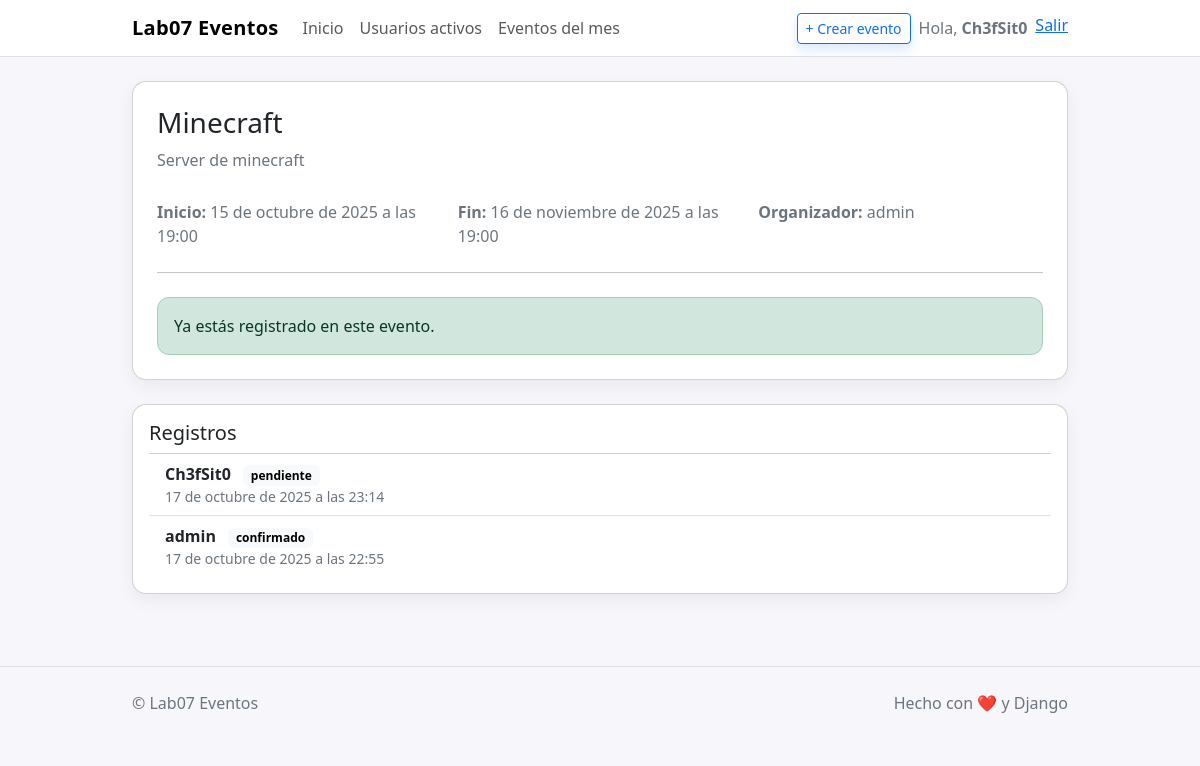
The app's page /evento/1/ (signed in) with its own data.
### eventos/models.py (models this page shows, shortened)
class Evento(models.Model):
    titulo = models.CharField(max_length=150)
    descripcion = models.TextField()
    fecha_inicio = models.DateTimeField()
    fecha_fin = models.DateTimeField()
    organizador = models.ForeignKey(User, on_delete=models.CASCADE, related_name='eventos_organizados')
    creado = models.DateTimeField(auto_now_add=True)
    class Meta:
        ordering = ["fecha_inicio"]

class RegistroEvento(models.Model):
    PENDIENTE = "pendiente"
    CONFIRMADO = "confirmado"
    CANCELADO = "cancelado"
    ESTADOS = [
        (PENDIENTE, "Pendiente"),
        (CONFIRMADO, "Confirmado"),
        (CANCELADO, "Cancelado"),
    ]
    evento = models.ForeignKey(Evento, on_delete=models.CASCADE, related_name='registros')
    usuario = models.ForeignKey(User, on_delete=models.CASCADE, related_name='registros_evento')
    fecha_registro = models.DateTimeField(auto_now_add=True)
    estado = models.CharField(max_length=20, choices=ESTADOS, default=PENDIENTE)
    class Meta:
        unique_together = ("evento", "usuario")
        ordering = ["-fecha_registro"]

### eventos/views.py (the view)
# urls.py: path('evento/<int:pk>/', views.EventoDetailView.as_view(), name='detalle'),
class EventoDetailView(DetailView):
    model = Evento
    template_name = "eventos/evento_detail.html"
    context_object_name = "evento"
    def get_context_data(self, **kwargs):
        ctx = super().get_context_data(**kwargs)
        if self.request.user.is_authenticated:
            ya_registrado = RegistroEvento.objects.filter(
                evento=self.object, usuario=self.request.user
            ).exists()
        else:
            ya_registrado = False
        ctx["ya_registrado"] = ya_registrado
        ctx["form_registro"] = RegistroEventoForm()
        ctx["registros"] = self.object.registros.select_related("usuario")
        return ctx

### templates/eventos/evento_detail.html (shortened to what this page needs)
{% extends "eventos/base.html" %}
{% block content %}
<div class="card p-4 mb-4">
  <div class="d-flex justify-content-between flex-wrap gap-2">
    <h1 class="h3 m-0">{{ evento.titulo }}</h1>
  </div>
  <p class="text-secondary mt-2 mb-1">{{ evento.descripcion }}</p>
  <div class="row text-secondary mt-2 g-3">
    <div class="col-md-4"><strong>Inicio:</strong> {{ evento.fecha_inicio }}</div>
    <div class="col-md-4"><strong>Fin:</strong> {{ evento.fecha_fin }}</div>
    <div class="col-md-4"><strong>Organizador:</strong> {{ evento.organizador.username }}</div>
  </div>
  <hr class="my-4">
  {% if user.is_authenticated %}
    {% if ya_registrado %}
      <div class="alert alert-success mb-0">Ya estás registrado en este evento.</div>
    {% else %}
      <form class="form-wrap" method="post" action="{% url 'eventos:registrarme' evento.pk %}">
        {% csrf_token %}
        {{ form_registro.as_p }}
        <button class="btn btn-primary btn-shadow" type="submit">Registrarme</button>
      </form>
    {% endif %}
  {% else %}
    <div class="alert alert-warning mb-0">
      Inicia sesión para registrarte: <a href="{% url 'login' %}" class="alert-link">Ingresar</a>
    </div>
  {% endif %}
</div>
<div class="card p-3">
  <h2 class="h5">Registros</h2>
  <ul class="list-group list-group-flush">
    {% for r in registros %}
      <li class="list-group-item d-flex justify-content-between align-items-center">
        <div>
          <strong>{{ r.usuario.username }}</strong>
          <span class="badge text-bg-light ms-2">{{ r.estado }}</span>
          <div class="small text-secondary">{{ r.fecha_registro }}</div>
        </div>
      </li>
    {% empty %}
      <li class="list-group-item text-secondary">Sin registros aún.</li>
    {% endfor %}
  </ul>
</div>
{% endblock %}

### templates/eventos/base.html (shortened to what this page needs)
<!doctype html>
<html lang="es" data-bs-theme="light">
<head>
  <link href="https://cdn.jsdelivr.net/npm/bootstrap@5.3.3/dist/css/bootstrap.min.css" rel="stylesheet">
  <link href="/static/css/base.css" rel="stylesheet">
</head>
<body>
<nav class="navbar navbar-expand-lg bg-white border-bottom sticky-top">
  <div class="container container-narrow">
    <a class="navbar-brand" href="{% url 'eventos:lista' %}">
      <strong>Lab07 Eventos</strong>
    </a>
    <div id="navMain" class="collapse navbar-collapse">
      <ul class="navbar-nav me-auto mb-2 mb-lg-0">
        <li class="nav-item"><a class="nav-link" href="{% url 'eventos:lista' %}">Inicio</a></li>
        <li class="nav-item"><a class="nav-link" href="{% url 'eventos:usuarios_activos' %}">Usuarios activos</a></li>
        <li class="nav-item"><a class="nav-link" href="{% url 'eventos:eventos_mes' %}">Eventos del mes</a></li>
      </ul>
      <ul class="navbar-nav ms-auto">
        {% if user.is_authenticated %}
          <li class="nav-item me-2">
            <a class="btn btn-outline-primary btn-sm btn-shadow" href="{% url 'eventos:crear' %}">
              + Crear evento
            </a>
          </li>
          <li class="nav-item d-flex align-items-center me-2 text-secondary">
            Hola, <strong class="ms-1">{{ user.username }}</strong>
          </li>
          <li class="nav-item">
            <form method="post" action="{% url 'logout' %}">
              <button class="linklike" type="submit" title="Salir">Salir</button>
            </form>
          </li>
        {% else %}
          <li class="nav-item"><a class="nav-link" href="{% url 'login' %}">Ingresar</a></li>
          <li class="nav-item"><a class="btn btn-primary btn-sm ms-lg-2 btn-shadow" href="{% url 'signup' %}">Registrarme</a></li>
        {% endif %}
      </ul>
    </div>
  </div>
</nav>
<main class="container container-narrow py-4">
  {% block content %}{% endblock %}
</main>
<footer class="border-top py-4 mt-5">
  <div class="container container-narrow d-flex justify-content-between">
    <span>© {{ now|date:"Y" }} Lab07 Eventos</span>
    <span>Hecho con ❤️ y Django</span>
  </div>
</footer>
</body>
</html>

### static/css/base.css (style rules this page uses)
:root { --brand: #0d6efd; --bg: #f7f7fb; }
body { background: var(--bg); }
.navbar-brand strong { letter-spacing: .3px; }
.card { border-radius: 14px; box-shadow: 0 6px 18px rgba(0,0,0,.06); }
.btn-shadow { box-shadow: 0 6px 12px rgba(13,110,253,.15); }
.container-narrow { max-width: 960px; }
footer { color: #6c757d; }
.alert { border-radius: 12px; }
button.linklike { border: none; background: none; padding: 0; color: #0d6efd; text-decoration: underline; cursor: pointer; }

### records on screen
Evento: titulo "Minecraft", descripcion "Server de minecraft", fecha_inicio "15 de octubre de 2025 a las 19:00", fecha_fin "16 de noviembre de 2025 a las 19:00", organizador.username "admin"
RegistroEvento: usuario.username "Ch3fSit0", estado "pendiente", fecha_registro "17 de octubre de 2025 a las 23:14"
RegistroEvento: usuario.username "admin", estado "confirmado", fecha_registro "17 de octubre de 2025 a las 22:55"

### other values on screen
{{ user.username }} "Ch3fSit0"
